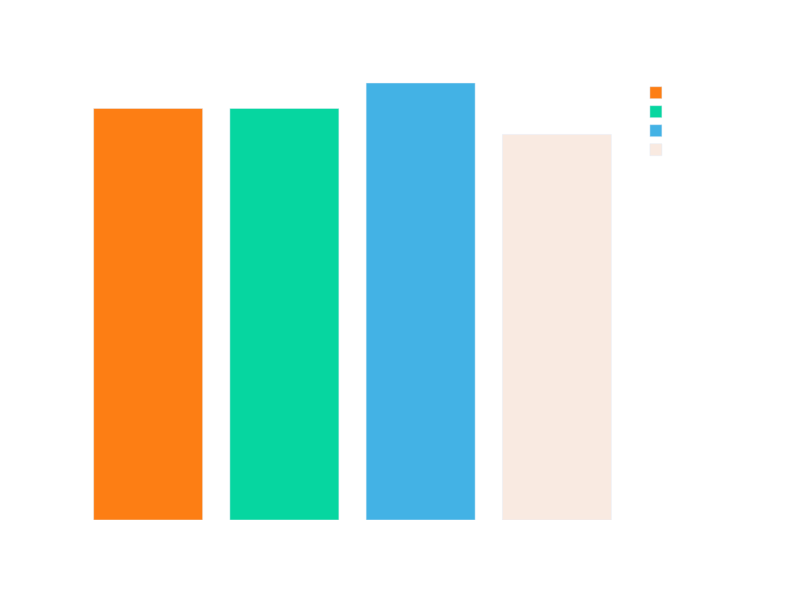

Source (notebook cell):
### Code cell
ax = px.bar(
    accuracy,
    x = 'Model',
    y = 'Accuracy',
    color = 'Model',
    width = 800,
    height = 600,
    color_discrete_sequence = ['#fd7e14','#06D6A0','#43b2e5','#F9EAE1']
)

ax.update_layout(
    font = dict(color = 'white'),
    plot_bgcolor = 'rgba(0, 0, 0, 0)',
    paper_bgcolor = 'rgba(0, 0, 0, 0)'
)
ax.update_xaxes(
    showgrid = False,
    zeroline = False
)
ax.update_yaxes(
    showgrid = False,
    zeroline = False
)
ax.update_traces(
    hovertemplate = None
)

ax

### Figure 1 — Plotly figure (JSON) as saved in the notebook; plotly's stock layout.template omitted (floating-point values rounded to 4 significant figures)
{"data": [{"alignmentgroup": "True", "legendgroup": "Logistic Regression", "marker": {"color": "#fd7e14", "pattern": {"shape": ""}}, "name": "Logistic Regression", "offsetgroup": "Logistic Regression", "orientation": "v", "showlegend": true, "textposition": "auto", "type": "bar", "x": ["Logistic Regression"], "xaxis": "x", "y": [0.889], "yaxis": "y"}, {"alignmentgroup": "True", "legendgroup": "SVM", "marker": {"color": "#06D6A0", "pattern": {"shape": ""}}, "name": "SVM", "offsetgroup": "SVM", "orientation": "v", "showlegend": true, "textposition": "auto", "type": "bar", "x": ["SVM"], "xaxis": "x", "y": [0.889], "yaxis": "y"}, {"alignmentgroup": "True", "legendgroup": "Decision Tree", "marker": {"color": "#43b2e5", "pattern": {"shape": ""}}, "name": "Decision Tree", "offsetgroup": "Decision Tree", "orientation": "v", "showlegend": true, "textposition": "auto", "type": "bar", "x": ["Decision Tree"], "xaxis": "x", "y": [0.944], "yaxis": "y"}, {"alignmentgroup": "True", "legendgroup": "KNN", "marker": {"color": "#F9EAE1", "pattern": {"shape": ""}}, "name": "KNN", "offsetgroup": "KNN", "orientation": "v", "showlegend": true, "textposition": "auto", "type": "bar", "x": ["KNN"], "xaxis": "x", "y": [0.833], "yaxis": "y"}], "layout": {"barmode": "relative", "font": {"color": "white"}, "height": 600, "legend": {"title": {"text": "Model"}, "tracegroupgap": 0}, "margin": {"t": 60}, "paper_bgcolor": "rgba(0, 0, 0, 0)", "plot_bgcolor": "rgba(0, 0, 0, 0)", "width": 800, "xaxis": {"anchor": "y", "categoryarray": ["Logistic Regression", "SVM", "Decision Tree", "KNN"], "categoryorder": "array", "domain": [0, 1], "showgrid": false, "title": {"text": "Model"}, "zeroline": false}, "yaxis": {"anchor": "x", "domain": [0, 1], "showgrid": false, "title": {"text": "Accuracy"}, "zeroline": false}}}
